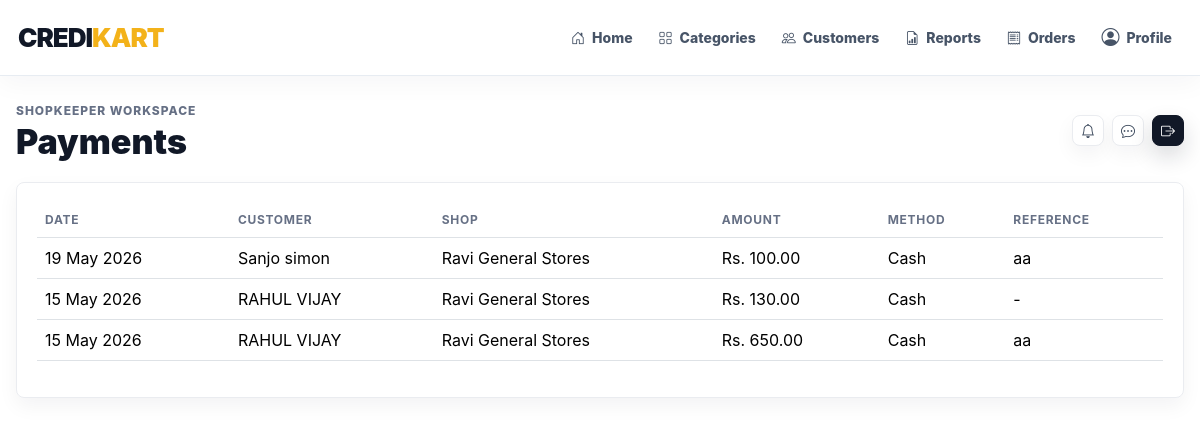
/payments/ (signed in), run on the app's committed database.
### accounts/models.py (models this page shows)
class User(AbstractUser):
    ADMIN = 'admin'
    SHOPKEEPER = 'shopkeeper'
    CUSTOMER = 'customer'
    ROLE_CHOICES = (
        (ADMIN, 'Admin'),
        (SHOPKEEPER, 'Shopkeeper'),
        (CUSTOMER, 'Customer'),
    )
    role = models.CharField(max_length=20, choices=ROLE_CHOICES, default=CUSTOMER)
    phone = models.CharField(max_length=20, blank=True)
    address = models.TextField(blank=True)
    is_approved = models.BooleanField(default=True)
    created_at = models.DateTimeField(auto_now_add=True)
    @property
    def is_platform_admin(self):
        return self.is_superuser or self.role == self.ADMIN
    @property
    def is_shopkeeper(self):
        return self.role == self.SHOPKEEPER
    @property
    def is_customer(self):
        return self.role == self.CUSTOMER

class Shopkeeper(models.Model):
    user = models.OneToOneField(User, on_delete=models.CASCADE, related_name='shopkeeper_profile')
    shop_name = models.CharField(max_length=120)
    business_registration = models.CharField(max_length=80, blank=True)
    licence_document = models.FileField(upload_to='shopkeeper_licences/', blank=True, null=True)
    credit_limit = models.DecimalField(max_digits=12, decimal_places=2, default=0)
    city = models.CharField(max_length=80, blank=True)
    is_active = models.BooleanField(default=True)
    created_at = models.DateTimeField(auto_now_add=True)
    def __str__(self):
        return self.shop_name

### payments/models.py (models this page shows, shortened)
class Payment(models.Model):
    CASH = 'cash'
    UPI = 'upi'
    CARD = 'card'
    BANK = 'bank'
    METHOD_CHOICES = ((CASH, 'Cash'), (UPI, 'UPI'), (CARD, 'Card'), (BANK, 'Bank Transfer'))
    credit = models.ForeignKey('credits.CreditTransaction', on_delete=models.CASCADE, related_name='payments')
    customer = models.ForeignKey('customers.Customer', on_delete=models.CASCADE, related_name='payments')
    shopkeeper = models.ForeignKey('accounts.Shopkeeper', on_delete=models.CASCADE, related_name='payments')
    amount = models.DecimalField(max_digits=12, decimal_places=2)
    method = models.CharField(max_length=20, choices=METHOD_CHOICES, default=CASH)
    reference = models.CharField(max_length=100, blank=True)
    note = models.TextField(blank=True)
    paid_at = models.DateTimeField(auto_now_add=True)
    class Meta:
        ordering = ['-paid_at']

### customers/models.py (models this page shows)
class Customer(models.Model):
    user = models.OneToOneField(settings.AUTH_USER_MODEL, on_delete=models.CASCADE, related_name='customer_profile')
    shopkeeper = models.ForeignKey(
        'accounts.Shopkeeper',
        on_delete=models.SET_NULL,
        null=True,
        blank=True,
        related_name='customers',
    )
    credit_limit = models.DecimalField(max_digits=12, decimal_places=2, default=5000)
    outstanding_balance = models.DecimalField(max_digits=12, decimal_places=2, default=0)
    city = models.CharField(max_length=80, blank=True)
    created_at = models.DateTimeField(auto_now_add=True)
    def __str__(self):
        return self.user.get_full_name() or self.user.username

### payments/views.py (the view)
# urls.py: path('', views.payment_list, name='list'),
@login_required
def payment_list(request):
    if request.user.is_shopkeeper:
        payments = Payment.objects.filter(shopkeeper=request.user.shopkeeper_profile)
    elif request.user.is_customer:
        payments = Payment.objects.filter(customer=request.user.customer_profile)
    else:
        payments = Payment.objects.all()
    return render(request, 'payments/list.html', {'payments': payments.select_related('customer__user', 'shopkeeper', 'credit')})

### templates/payments/list.html
{% extends 'base.html' %}
{% block page_title %}Payments{% endblock %}
{% block content %}
<section class="panel table-responsive">
  <table class="table align-middle">
    <thead><tr><th>Date</th><th>Customer</th><th>Shop</th><th>Amount</th><th>Method</th><th>Reference</th></tr></thead>
    <tbody>{% for payment in payments %}<tr><td>{{ payment.paid_at|date:'d M Y' }}</td><td>{{ payment.customer }}</td><td>{{ payment.shopkeeper }}</td><td>Rs. {{ payment.amount }}</td><td>{{ payment.get_method_display }}</td><td>{{ payment.reference|default:'-' }}</td></tr>{% empty %}<tr><td colspan="6">No payments found.</td></tr>{% endfor %}</tbody>
  </table>
</section>
{% endblock %}

### templates/base.html (shortened to what this page needs)
{% load static %}
<!doctype html>
<html lang="en">
<head>
  <link href="https://cdn.jsdelivr.net/npm/bootstrap@5.3.3/dist/css/bootstrap.min.css" rel="stylesheet">
  <link href="https://cdn.jsdelivr.net/npm/bootstrap-icons@1.11.3/font/bootstrap-icons.css" rel="stylesheet">
  <link href="{% static 'css/app.css' %}" rel="stylesheet">
</head>
<body class="{% if user.is_authenticated %}app-body{% else %}auth-body{% endif %}">
{% if user.is_authenticated %}
<div class="app-shell">
  <header class="site-navbar">
    <a class="brand" href="{% url 'dashboard:home' %}">CREDI<span>KART</span></a>
    <nav class="primary-nav" aria-label="Primary navigation">
      <a class="nav-link" href="{% url 'dashboard:home' %}"><i class="bi bi-house-door"></i>Home</a>
      {% if user.is_shopkeeper %}
        <a class="nav-link" href="{% url 'products:list' %}"><i class="bi bi-grid"></i>Categories</a>
        <a class="nav-link" href="{% url 'customers:list' %}"><i class="bi bi-people"></i>Customers</a>
        <a class="nav-link" href="{% url 'reports:shop' %}"><i class="bi bi-file-earmark-bar-graph"></i>Reports</a>
      {% endif %}
      <a class="nav-link" href="{% url 'orders:list' %}"><i class="bi bi-receipt"></i>Orders</a>
      <a class="nav-link nav-icon-link" href="{% url 'accounts:profile' %}"><i class="bi bi-person-circle"></i>Profile</a>
    </nav>
  </header>
  <main class="content">
    <header class="topbar app-container">
      <div>
        <p class="eyebrow mb-1">{{ user.get_role_display|default:'Admin' }} Workspace</p>
        <h1>{% block page_title %}Dashboard{% endblock %}</h1>
      </div>
      <div class="d-flex align-items-center gap-2">
        <a class="btn btn-soft btn-sm" href="{% url 'notifications:list' %}"><i class="bi bi-bell"></i></a>
        <a class="btn btn-soft btn-sm" href="{% url 'chat_system:inbox' %}"><i class="bi bi-chat-dots"></i></a>
        <form method="post" action="{% url 'accounts:logout' %}">{% csrf_token %}
          <button class="btn btn-dark btn-sm"><i class="bi bi-box-arrow-right"></i></button>
        </form>
      </div>
    </header>
    <div class="app-container page-transition">
      {% block content %}{% endblock %}
    </div>
  </main>
</div>
{% else %}
  {% block auth_content %}{% endblock %}
{% endif %}
</body>
</html>

### static/css/app.css (style rules this page uses)
:root { --ink: #111827; --muted: #667085; --line: #eaecf0; --panel: #ffffff; --canvas: #ffffff; --blue: #111827; --blue-strong: #030712; --blue-soft: #f3f4f6; --green: #10a310; --green-strong: #0b7f10; --green-soft: #ecfdf3; --gold: #f3b21a; --gold-soft: #fff7df; --rose-soft: #fff0f1; --shadow-sm: 0 8px 20px rgba(17, 24, 39, .05); --shadow-md: 0 20px 48px rgba(17, 24, 39, .08); --radius: 8px; }
* { box-sizing: border-box; }
html { scroll-behavior: smooth; }
body { margin: 0; color: var(--ink); background: var(--canvas); font-family: Inter, Manrope, Poppins, system-ui, -apple-system, BlinkMacSystemFont, "Segoe UI", sans-serif; letter-spacing: 0; }
a { color: inherit; text-decoration: none; }
.app-body { background: #fff; }
.app-shell { min-height: 100vh; }
.app-container { width: min(1180px, calc(100% - 32px)); margin: 0 auto; }
.site-navbar { position: sticky; top: 0; z-index: 50; display: flex; align-items: center; justify-content: space-between; gap: 22px; min-height: 76px; padding: 14px max(18px, calc((100vw - 1180px) / 2)); background: rgba(255, 255, 255, .94); border-bottom: 1px solid rgba(226, 232, 240, .82); box-shadow: 0 8px 26px rgba(15, 23, 42, .04); backdrop-filter: blur(18px); }
.brand { display: inline-flex; align-items: center; gap: 0; color: var(--blue); font-size: 26px; font-weight: 900; letter-spacing: -1px; white-space: nowrap; }
.brand span { color: var(--gold); }
.primary-nav { display: flex; align-items: center; justify-content: flex-end; gap: 6px; flex-wrap: wrap; }
.primary-nav .nav-link { position: relative; display: inline-flex; align-items: center; gap: 7px; min-height: 40px; padding: 9px 10px; border-radius: var(--radius); color: #475467; font-size: 14px; font-weight: 760; transition: color .2s ease, background .2s ease, transform .2s ease; }
.primary-nav .nav-link::after { content: ""; position: absolute; left: 10px; right: 10px; bottom: 4px; height: 2px; border-radius: 99px; background: var(--gold); transform: scaleX(0); transform-origin: left; transition: transform .2s ease; }
.nav-icon-link i { font-size: 18px; }
.content { padding: 26px 0 44px; min-width: 0; }
.topbar { display: flex; justify-content: space-between; align-items: center; gap: 16px; margin-bottom: 22px; }
.topbar h1 { font-size: clamp(24px, 3vw, 34px); line-height: 1.05; margin: 0; font-weight: 860; }
.eyebrow { color: var(--muted); font-size: 12px; text-transform: uppercase; font-weight: 850; letter-spacing: .08em; }
.btn { border-radius: var(--radius); font-weight: 760; transition: transform .2s ease, box-shadow .2s ease, background .2s ease, border-color .2s ease; }
.btn-dark { border-color: var(--ink); background: var(--ink); box-shadow: 0 10px 22px rgba(17, 24, 39, .16); }
.btn-soft { background: #fff; border: 1px solid var(--line); color: #334155; box-shadow: var(--shadow-sm); }
.panel, .item-card { background: #fff; border: 1px solid var(--line); border-radius: var(--radius); padding: 20px; box-shadow: var(--shadow-sm); }
.table { --bs-table-bg: transparent; }
.table th { color: var(--muted); font-size: 12px; text-transform: uppercase; letter-spacing: .06em; }
.page-transition { animation: pageIn .42s ease both; }

### data on the page
User: role "SHOPKEEPER"
Payment: paid_at "19 May 2026", customer "Sanjo simon", shopkeeper "Ravi General Stores", amount "100.00", method "Cash", reference "aa"
Payment: paid_at "15 May 2026", customer "RAHUL VIJAY", shopkeeper "Ravi General Stores", amount "130.00", method "Cash", reference "-"
Payment: paid_at "15 May 2026", customer "RAHUL VIJAY", shopkeeper "Ravi General Stores", amount "650.00", method "Cash", reference "aa"
